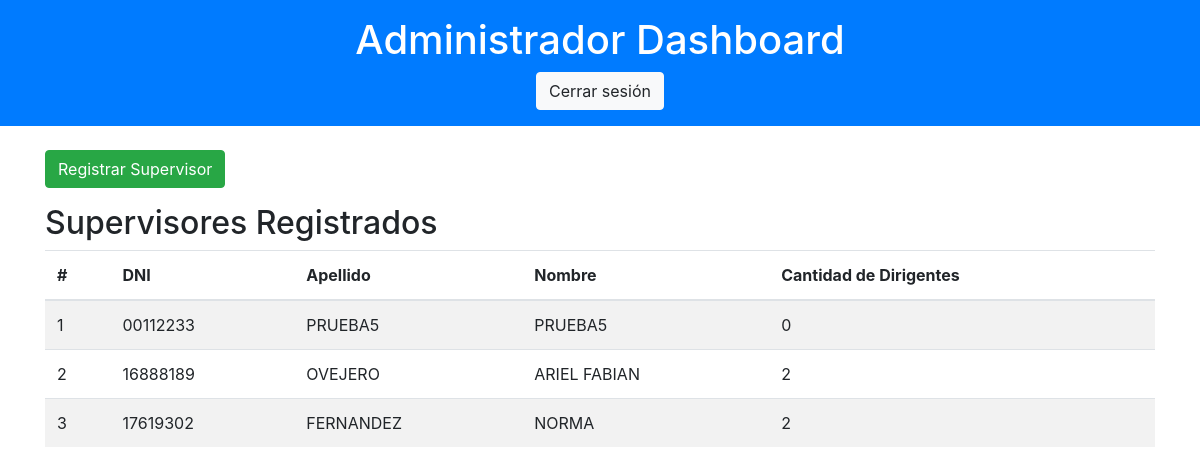
/admin_dashboard.php (signed in), run on the app's committed database.
### tables this page shows
CREATE TABLE IF NOT EXISTS `supervisores` (
  `DNI` varchar(10) NOT NULL,
  `Apellido` varchar(50) DEFAULT NULL,
  `Nombre` varchar(50) DEFAULT NULL,
  `Clave` varchar(255) NOT NULL,
  PRIMARY KEY (`DNI`)
);

### admin_dashboard.php (the view, shortened to what this page needs)
<?php
include('conexion.php');
$querySupervisores = "SELECT S.DNI, S.Apellido, S.Nombre, COUNT(D.DNI) AS total_dirigentes
                      FROM Supervisores S
                      LEFT JOIN Dirigentes D ON S.DNI = D.SupervisorDNI
                      GROUP BY S.DNI, S.Apellido, S.Nombre";
$resultSupervisores = $conn->query($querySupervisores);
?>
<!DOCTYPE html>
<html lang="es">
<head>
    <link href="https://stackpath.bootstrapcdn.com/bootstrap/4.5.2/css/bootstrap.min.css" rel="stylesheet">
</head>
<body>
    <header class="bg-primary text-white text-center p-3">
        <h1>Administrador Dashboard</h1>
        <a href="logout.php" class="btn btn-light">Cerrar sesión</a>
    </header>
    <div class="container mt-4">
        <a href="register_supervisor.php" class="btn btn-success mb-3">Registrar Supervisor</a>
        <h2>Supervisores Registrados</h2>
        <table class="table table-striped">
            <thead>
                <tr>
                    <th>#</th>
                    <th>DNI</th>
                    <th>Apellido</th>
                    <th>Nombre</th>
                    <th>Cantidad de Dirigentes</th>
                </tr>
            </thead>
            <tbody>
                <?php
                if ($resultSupervisores->num_rows > 0) {
                    $i = 1;
                    while ($row = $resultSupervisores->fetch_assoc()) {
                        echo "<tr>
                                <td>{$i}</td>
                                <td>{$row['DNI']}</td>
                                <td>{$row['Apellido']}</td>
                                <td>{$row['Nombre']}</td>
                                <td>{$row['total_dirigentes']}</td>
                              </tr>";
                        $i++;
                    }
                } else {
                    echo "<tr><td colspan='5' class='text-center'>No hay supervisores registrados</td></tr>";
                }
                ?>
            </tbody>
        </table>
    </div>
</body>
</html>

### data on the page
supervisores: DNI "00112233", Apellido "PRUEBA5", Nombre "PRUEBA5", total_dirigentes "0"
supervisores: DNI "16888189", Apellido "OVEJERO", Nombre "ARIEL FABIAN", total_dirigentes "2"
supervisores: DNI "17619302", Apellido "FERNANDEZ", Nombre "NORMA", total_dirigentes "2"
